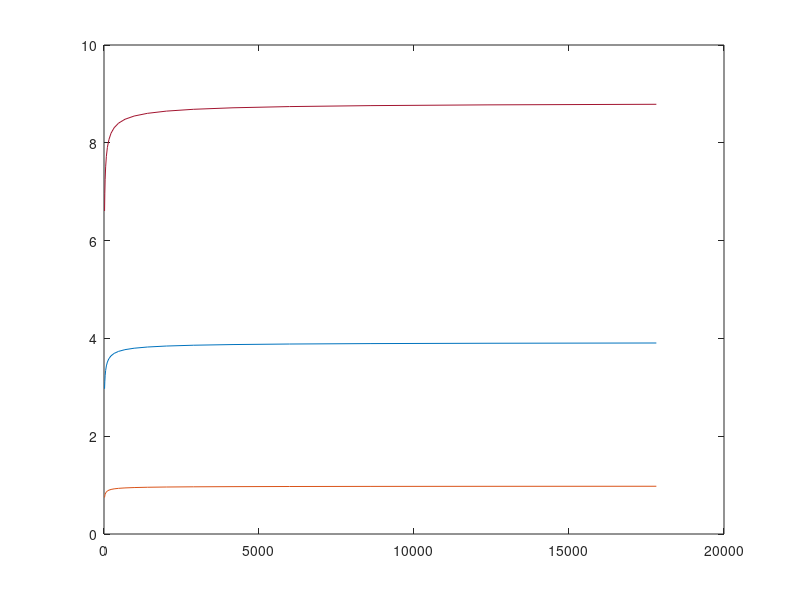

Here is the MATLAB script that generated this plot:
%Sparse matrix et convergence cas semi analytique
clear

me= 9.1091e-31; %masse de l'electron
meff=0.067*me;
e= 1.602176565e-19; %charge de l'electron
hbar= 6.626e-34/2/pi;

a=10e-9; %largeur du puit quantique

E0=hbar^2*pi^2/(2*meff*a^2)/e*1e3; %mode fondamental du puit quantique

% Variation logarithmique
V0=logspace(3,6,20);
v0=V0/E0; %V0 en meV puis Normalisation

Lb=5; N=1000; delt=Lb/N;
xb=-Lb/2+Lb/N*(0:N);
nmodes = 3; options.disp=0;

ee=ones(N+1,1); Lap=spdiags([ee -2*ee ee],[-1 0 1],N+1,N+1);
EEn=[];
for p = 1:length(V0),
  vn=v0(p)*(abs(xb)>.5);
  A=-1/pi^2/delt^2*Lap+spdiags(vn.',0,N+1,N+1);
  [psi,En]=eigs(A,nmodes, 'sm',options);
  En=diag(En);
  EEn=[EEn,En]
end
%.' prime c'est la transposé (non conjuguée)

%plus on tends vers puit quantique infini plus le resultat de En tends vers celui de ce cas aussi

plot(v0,4,'-',v0,EEn);


%maintenant on veut tracer avec un V0 tres grand pour tracer en fct de N

